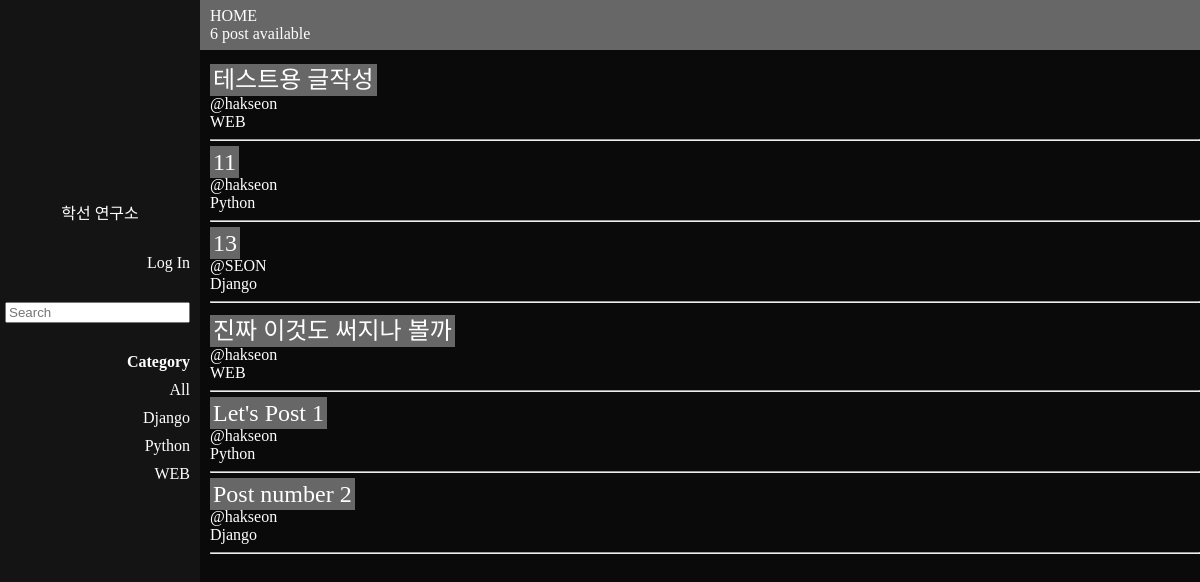
The page / on the database its author committed.
### app1/models.py (models this page shows, shortened)
class Topic(models.Model):
    name = models.CharField(max_length=200)

class Post(models.Model):
    host = models.ForeignKey(User, on_delete=models.SET_NULL, null=True)
    topic = models.ForeignKey(Topic, on_delete=models.SET_NULL, null=True)
    name = models.CharField(max_length=200)
    description = models.TextField(null=True, blank=True)
    participants = models.ManyToManyField(User, related_name="participants", blank=True)
    updated = models.DateTimeField(auto_now=True)
    created = models.DateTimeField(auto_now_add=True)
    class Meta:
        ordering = ["-updated", "-created"]

### app1/views.py (the view)
# urls.py: path("", views.home, name="home"),
def home(request):
    q = request.GET.get("q") if request.GET.get("q") != None else ""
    posts = Post.objects.filter(
        Q(topic__name__icontains=q) | Q(name__icontains=q) | Q(description__icontains=q)
    )
    topics = Topic.objects.all()
    post_count = posts.count()
    post_messages = Message.objects.filter(Q(post__topic__name__icontains=q))
    context = {
        "posts": posts,
        "topics": topics,
        "post_count": post_count,
        "post_messages": post_messages,
    }
    return render(request, "app1/home.html", context)

### app1/templates/app1/home.html (shortened to what this page needs)
{% extends 'main.html' %}
{% block content %}
<div class="post">
    <div class="post_title">
        {% include 'app1/title_component.html' %}
    </div>
    <div class="post_content">
        {% for post in posts %}
            <div>
                <div><a href="{% url 'post' post.id %}"><span class="preview_title">{{post.name}}</span></a></div>
                <div class="preview_host">@{{post.host.username}}</div>
                <div class="preview_category">{{post.topic.name}}</div>
                <hr>
            </div>
        {% endfor %}
    </div>
</div>
{% endblock %}

### templates/main.html (shortened to what this page needs)
<!DOCTYPE html>
{% load static %}
<html lang="en">
<head>
    <link rel="stylesheet" href='{% static "css/style.css" %}'>
</head>
<body>
    <div class="main_container">
        <aside>
            {% include 'aside.html' %}
        </aside>
        <article>
            {% block content %}
            {% endblock %}
        </article>
    </div>
</body>
</html>

### templates/aside.html
<div class="lab_banner">
    <img class="lab_banner_image" src="https://static-cdn.jtvnw.net/jtv_user_pictures/3c96d34dca9cd742-profile_image-300x300.jpeg" alt="">
</div>
<div class="profile">
    <div class="profile_name"><a href="/">학선 연구소</a></div>
</div>
<div class="feature">
    {% if request.user.is_authenticated %}
        <div>안녕하세요! {{request.user}}님</div>
        <a href="{% url 'logout' %}">Log Out</a>
        <a href="{% url 'create-post' %}">Create Post</a>
    {% else %}
        <a href="{% url 'login' %}">Log In</a>
    {% endif %}
</div>
<div class="search_bar">
    <form method="GET" action="{% url 'home' %}">
        <input type="text" name="q" placeholder="Search"/>
    </form>
</div>
<div class="category">
    <div><strong>Category</strong></div>
    <div><a href="{% url 'home' %}">All</a></div>
    {% for topic in topics %}
        <div><a href="{% url 'home' %}?q={{topic.name}}">{{topic.name}}</a></div>
    {% endfor %}
</div>

### app1/templates/app1/title_component.html
<div>HOME</div>
<div>{{post_count}} post available</div>

### static/css/style.css (style rules this page uses)
:root { --hc-font: white; --hc-background0: rgb(0, 0, 0); --hc-background1: rgb(10, 10, 10); --hc-background2: rgb(20, 20, 20); --hc-background3: rgb(30, 30, 30); --hc-background-grey: rgb(103, 103, 103); }
a { color: inherit; text-decoration: none; }
body, p, h5 { margin: 0; padding: 0; }
aside, section { height: 1000px; }
body { background-color: var(--hc-background1); color: var(--hc-font); }
.main_container { display: grid; grid-template-columns: 200px 1fr; }
aside { background-color: var(--hc-background2); display: flex; flex-direction: column; }
.lab_banner { width: 200px; height: 200px; display: flex; justify-content: center; align-items: center; }
.lab_banner_image { max-width: 100%; max-height: 100%; border-radius: 50%; padding: 30px; box-sizing: border-box; }
.profile { display: flex; align-items: center; justify-content: center; }
.feature { margin-top: 30px; display: flex; flex-direction: column; justify-content: center; text-align: right; padding-right: 10px; }
.search_bar { margin-top: 30px; display: flex; flex-direction: column; justify-content: center; text-align: right; padding-right: 10px; }
.category { margin-top: 30px; display: flex; flex-direction: column; justify-content: center; text-align: right; padding-right: 10px; row-gap: 10px; }
article { display: grid; grid-template-columns: 1fr auto; }
.post { display: flex; flex-direction: column; }
.post_title { height: 50px; display: flex; flex-direction: column; justify-content: center; padding-left: 10px; background-color: var(--hc-background-grey); }
.post_content { padding-top: 10px; padding-left: 10px; }
.preview_title { font-size: 1.5rem; background-color: var(--hc-background-grey); overflow: hidden; padding: 3px; }

### rows shown on the page
Topic: name "Django"
Topic: name "Python"
Topic: name "WEB"
Post: name "테스트용 글작성", host.username "hakseon", topic.name "WEB"
Post: name "11", host.username "hakseon", topic.name "Python"
Post: name "13", host.username "SEON", topic.name "Django"
Post: name "진짜 이것도 써지나 볼까", host.username "hakseon", topic.name "WEB"
Post: name "Let's Post 1", host.username "hakseon", topic.name "Python"
Post: name "Post number 2", host.username "hakseon", topic.name "Django"

### other values the page prints
{{ post_count }} "6"
